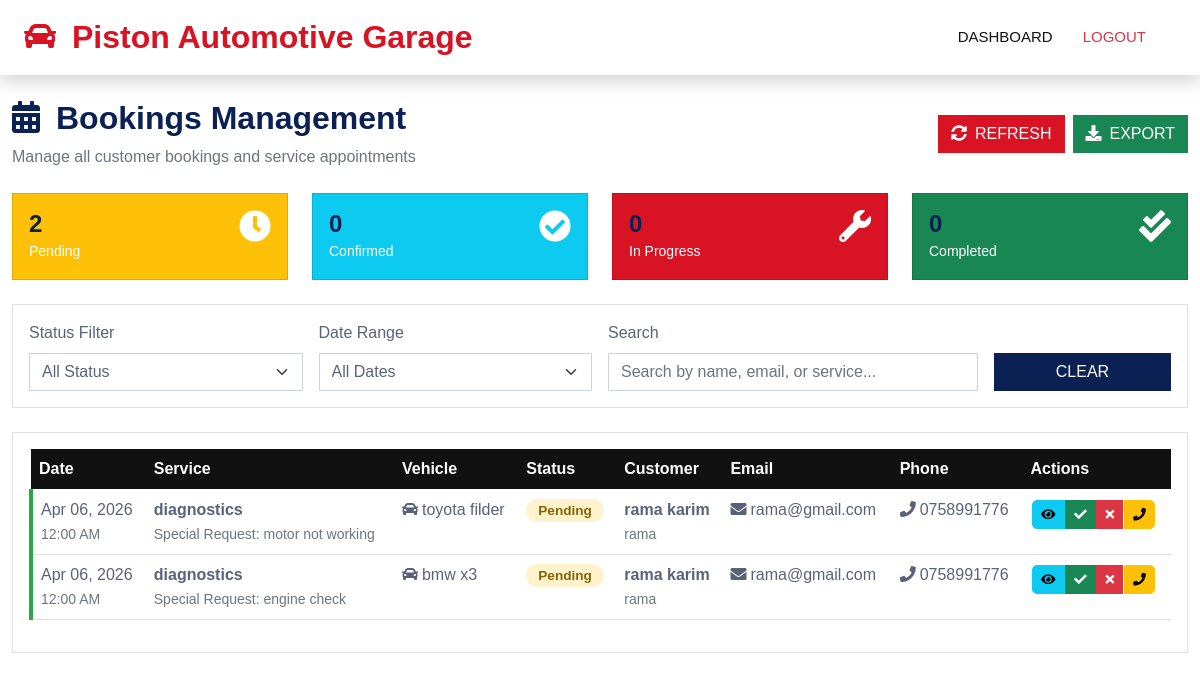
Screenshot of /admin/bookings (signed in) with the database file from the repository.
### dbservice.py (models this page shows, shortened)
class Booking(db.Model):
    id = db.Column(db.Integer, primary_key=True)
    user_id = db.Column(db.Integer, db.ForeignKey('user.id'), nullable=False)
    customer_name = db.Column(db.String(255), nullable=False)
    email = db.Column(db.String(255), nullable=False)
    phone = db.Column(db.String(20), nullable=False)
    vehicle_type = db.Column(db.String(100), nullable=True)
    service_type = db.Column(db.String(100), nullable=False)
    service_date = db.Column(db.DateTime, nullable=False)
    special_request = db.Column(db.Text, nullable=True)
    status = db.Column(
        db.Enum(BookingStatus), default=BookingStatus.PENDING, nullable=False
    )
    estimated_total = db.Column(db.Float, nullable=True)

class User(db.Model):
    id = db.Column(db.Integer, primary_key=True)
    username = db.Column(db.String(20), unique=True, nullable=False)
    email = db.Column(db.String(120), unique=True, nullable=False)
    password = db.Column(db.String(255), nullable=False)
    role = db.Column(db.Enum(UserRole), default=UserRole.USER)

### main.py (the view)
@app.route('/admin/bookings')
@login_required(UserRole.ADMIN)
def admin_bookings():
    bookings = (
        Booking.query.order_by(Booking.service_date.desc())
        .join(User, Booking.user_id == User.id)
        .add_columns(User.username)
        .all()
    )
    return render_template('admin_bookings.html', bookings=bookings, timedelta=timedelta, datetime=datetime)

### main.py (called while the page is built)
def login_required(role: UserRole | None = None):
    def decorator(view_func):
        @wraps(view_func)
        def wrapped(*args, **kwargs):
            username = session.get('username')
            if not username:
                flash('Please log in to continue.', 'warning')
                return redirect(url_for('login'))
            user = User.query.filter_by(username=username).first()
            if not user:
                session.pop('username', None)
                flash('Account not found. Please log in again.', 'warning')
                return redirect(url_for('login'))
            if role is not None and user.role != role:
                flash('Access denied. Insufficient permissions.', 'danger')
                return redirect(url_for('login'))
            return view_func(*args, **kwargs)
        return wrapped
    return decorator

### Templates/admin_bookings.html (shortened to what this page needs)
<!DOCTYPE html>
<html lang="en">
<head>
    <link href="/css/bootstrap.min.css" rel="stylesheet">
    <link href="/css/style.css" rel="stylesheet">
    <link href="https://cdnjs.cloudflare.com/ajax/libs/font-awesome/5.10.0/css/all.min.css" rel="stylesheet">
</head>
<body>
    <nav class="navbar navbar-expand-lg navbar-light bg-white shadow sticky-top p-0">
        <div class="container-fluid px-4">
            <a href="{{ url_for('landing') }}" class="navbar-brand d-flex align-items-center">
                <h2 class="m-0 text-primary"><i class="fa fa-car me-3"></i>Piston Automotive Garage</h2>
            </a>
            <div class="navbar-nav ms-auto">
                <a href="{{ url_for('admin_dashboard') }}" class="nav-item nav-link">Dashboard</a>
                <a href="{{ url_for('logout') }}" class="nav-item nav-link text-danger">Logout</a>
            </div>
        </div>
    </nav>
    <div class="container-fluid py-4">
        <div class="row mb-4">
            <div class="col-12">
                <div class="d-flex justify-content-between align-items-center">
                    <div>
                        <h2 class="mb-2"><i class="fa fa-calendar-alt me-3"></i>Bookings Management</h2>
                        <p class="text-muted mb-0">Manage all customer bookings and service appointments</p>
                    </div>
                    <div class="d-flex gap-2">
                        <button class="btn btn-primary" onclick="refreshBookings()">
                            <i class="fa fa-sync-alt me-2"></i>Refresh
                        </button>
                        <button class="btn btn-success" onclick="exportBookings()">
                            <i class="fa fa-download me-2"></i>Export
                        </button>
                    </div>
                </div>
            </div>
        </div>
        <div class="row mb-4">
            <div class="col-md-3">
                <div class="card bg-warning text-white">
                    <div class="card-body">
                        <div class="d-flex justify-content-between">
                            <div>
                                <h4 class="mb-0" id="pendingCount">0</h4>
                                <small>Pending</small>
                            </div>
                            <i class="fa fa-clock fa-2x opacity-75"></i>
                        </div>
                    </div>
                </div>
            </div>
            <div class="col-md-3">
                <div class="card bg-info text-white">
                    <div class="card-body">
                        <div class="d-flex justify-content-between">
                            <div>
                                <h4 class="mb-0" id="confirmedCount">0</h4>
                                <small>Confirmed</small>
                            </div>
                            <i class="fa fa-check-circle fa-2x opacity-75"></i>
                        </div>
                    </div>
                </div>
            </div>
            <div class="col-md-3">
                <div class="card bg-primary text-white">
                    <div class="card-body">
                        <div class="d-flex justify-content-between">
                            <div>
                                <h4 class="mb-0" id="progressCount">0</h4>
                                <small>In Progress</small>
                            </div>
                            <i class="fa fa-wrench fa-2x opacity-75"></i>
                        </div>
                    </div>
                </div>
            </div>
            <div class="col-md-3">
                <div class="card bg-success text-white">
                    <div class="card-body">
                        <div class="d-flex justify-content-between">
                            <div>
                                <h4 class="mb-0" id="completedCount">0</h4>
                                <small>Completed</small>
                            </div>
                            <i class="fa fa-check-double fa-2x opacity-75"></i>
                        </div>
                    </div>
                </div>
            </div>
        </div>
        <div class="row mb-4">
            <div class="col-12">
                <div class="card">
                    <div class="card-body">
                        <div class="row g-3">
                            <div class="col-md-3">
                                <label class="form-label">Status Filter</label>
                                <select class="form-select" id="statusFilter" onchange="filterBookings()">
                                    <option value="">All Status</option>
                                </select>
                            </div>
                            <div class="col-md-3">
                                <label class="form-label">Date Range</label>
                                <select class="form-select" id="dateFilter" onchange="filterBookings()">
                                    <option value="">All Dates</option>
                                </select>
                            </div>
                            <div class="col-md-4">
                                <label class="form-label">Search</label>
                                <input type="text" class="form-control" id="searchInput" placeholder="Search by name, email, or service..." onkeyup="filterBookings()">
                            </div>
                            <div class="col-md-2">
                                <label class="form-label">&nbsp;</label>
                                <button class="btn btn-secondary w-100" onclick="clearFilters()">Clear</button>
                            </div>
                        </div>
                    </div>
                </div>
            </div>
        </div>
        <div class="card">
            <div class="card-body">
                <div class="table-responsive">
                    <table class="table table-hover" id="bookingsTable">
                        <thead class="table-dark">
                            <tr>
                                <th>Date</th>
                                <th>Service</th>
                                <th>Vehicle</th>
                                <th>Status</th>
                                <th>Customer</th>
                                <th>Email</th>
                                <th>Phone</th>
                                <th>Actions</th>
                            </tr>
                        </thead>
                        <tbody>
                            {% for row in bookings %}
                                {% set booking = row[0] %}
                                {% set username = row[1] %}
                                <tr class="booking-row {% if booking.service_date.date() == datetime.now().date() %}priority-high{% elif booking.service_date.date() <= datetime.now().date() + timedelta(days=3) %}priority-medium{% else %}priority-low{% endif %}">
                                    <td>
                                        <div>{{ booking.service_date.strftime('%b %d, %Y') }}</div>
                                        <small class="text-muted">{{ booking.service_date.strftime('%I:%M %p') }}</small>
                                    </td>
                                    <td>
                                        <strong>{{ booking.service_type }}</strong>
                                        {% if booking.special_request %}
                                            <br><small class="text-muted">Special Request: {{ booking.special_request }}</small>
                                        {% endif %}
                                    </td>
                                    <td>
                                        <i class="fa fa-car me-1"></i>{{ booking.vehicle_type or 'N/A' }}
                                    </td>
                                    <td>
                                        <span class="status-badge status-{{ booking.status.value.lower().replace('_', '-') }}">
                                            {{ booking.status.value.replace('_', ' ').title() }}
                                        </span>
                                    </td>
                                    <td>
                                        <strong>{{ booking.customer_name }}</strong>
                                        <br><small class="text-muted">{{ username }}</small>
                                    </td>
                                    <td>
                                        <i class="fa fa-envelope me-1"></i>{{ booking.email }}
                                    </td>
                                    <td>
                                        <i class="fa fa-phone me-1"></i>{{ booking.phone or 'N/A' }}
                                    </td>
                                    <td>
                                        <div class="btn-group" role="group">
                                            <button class="btn btn-sm btn-info action-btn" data-booking-id="{{ booking.id }}" onclick="viewDetails(this.dataset.bookingId)" title="View Details">
                                                <i class="fa fa-eye"></i>
                                            </button>
                                            {% if booking.status.value == 'PENDING' %}
                                                <button class="btn btn-sm btn-success action-btn" data-booking-id="{{ booking.id }}" data-status="CONFIRMED" onclick="updateStatus(this.dataset.bookingId, this.dataset.status)" title="Confirm">
                                                    <i class="fa fa-check"></i>
                                                </button>
                                            {% endif %}
                                            {% if booking.status.value not in ['COMPLETED', 'CANCELLED'] %}
                                                <button class="btn btn-sm btn-danger action-btn" data-booking-id="{{ booking.id }}" data-status="CANCELLED" onclick="updateStatus(this.dataset.bookingId, this.dataset.status)" title="Cancel">
                                                    <i class="fa fa-times"></i>
                                                </button>
                                            {% endif %}
                                            <button class="btn btn-sm btn-warning action-btn" data-booking-id="{{ booking.id }}" onclick="contactCustomer(this.dataset.bookingId)" title="Contact">
                                                <i class="fa fa-phone"></i>
                                            </button>
                                        </div>
                                    </td>
                                </tr>
                            {% endfor %}
                        </tbody>
                    </table>
                </div>
            </div>
        </div>
    </div>
</body>
</html>

### css/style.css (style rules this page uses)
:root { --primary: #d82d13; --secondary: #0B2154; --light: #F2F2F2; --dark: #111111; }
.btn { font-weight: 500; text-transform: uppercase; transition: .5s; }
.btn.btn-primary, .btn.btn-secondary { color: #FFFFFF; }
.navbar-light .navbar-nav .nav-link { margin-right: 30px; padding: 25px 0; color: #FFFFFF; font-size: 15px; text-transform: uppercase; outline: none; }
.navbar-light .navbar-brand, .navbar-light a.btn { height: 75px; }
.navbar-light .navbar-nav .nav-link { color: var(--dark); font-weight: 500; }
.navbar-light.sticky-top { top: -100px; transition: .5s; }

### Templates/admin_bookings.html (style rules this page uses)
.status-badge { padding: 0.25rem 0.75rem; border-radius: 20px; font-size: 0.85rem; font-weight: 600; }
.status-pending { background: #fff3cd; color: #856404; }
.action-btn { padding: 0.25rem 0.5rem; margin: 0.1rem; font-size: 0.8rem; border-radius: 5px; }
.priority-low { border-left: 4px solid #28a745; }

### rows the page displays
Booking: service_date "Apr 06, 2026", service_date "12:00 AM", service_type "diagnostics", special_request "motor not working", vehicle_type "toyota filder", status.value.replace "Pending", customer_name "rama karim", email "rama@gmail.com", phone "0758991776"
User: username "rama"
Booking: service_date "Apr 06, 2026", service_date "12:00 AM", service_type "diagnostics", special_request "engine check", vehicle_type "bmw x3", status.value.replace "Pending", customer_name "rama karim", email "rama@gmail.com", phone "0758991776"
